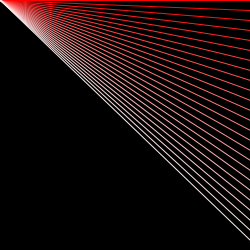
Frame 1 (no input)
Frame 60 (the mouse pressed at the canvas centre just before this capture): identical to frame 1, image omitted
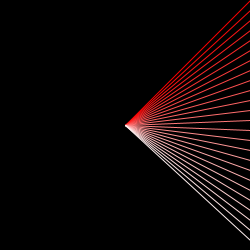
Frame 120 (the mouse held since frame 60 and released just before this capture)

The Processing sketch that drew these frames (run headless with seeded random() and noise(); from frame 60 on, the mouse is pressed at the canvas centre):

// Processing sketch: processing_183761
// ── processing_183761.pde

void setup() {
  size (250, 250);
}

void draw() {
  background(0);
  for (int i=0; i< 250; i=i+10) { 
    stroke(255+i, i, i);
    line(mouseX, mouseY, width, i);
    noCursor();
  }
}
